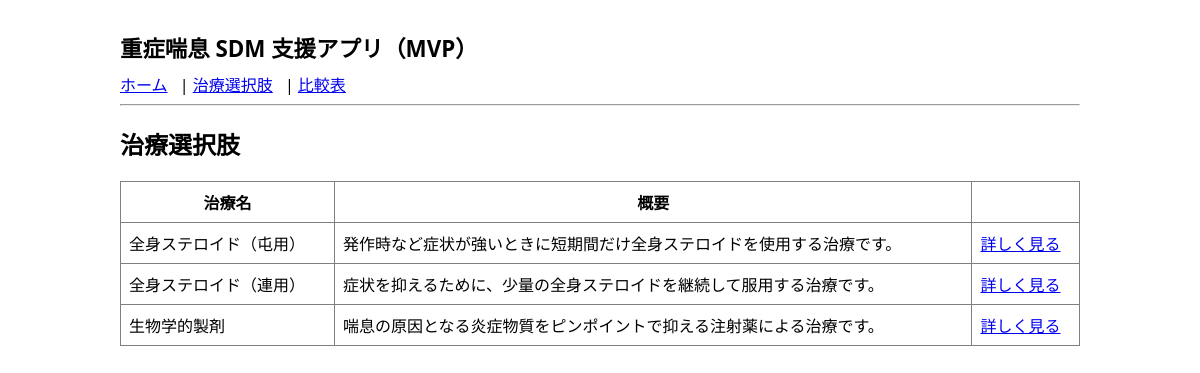
Screenshot of /treatments with the database file from the repository.
### app.py (models this page shows)
class TreatmentOption(db.Model):
    __tablename__ = "treatment_options"
    id = db.Column(db.Integer, primary_key=True)
    name = db.Column(db.String(100), nullable=False)
    brief_description = db.Column(db.Text, nullable=False)
    details = db.relationship("TreatmentDetail", backref="treatment", lazy=True)
    questions = db.relationship("UnderstandingQuestion", backref="treatment", lazy=True)

### app.py (the view)
@app.route("/treatments")
def treatments():
    options = TreatmentOption.query.all()
    return render_template("treatments.html", options=options)

### templates/treatments.html
{% extends "base.html" %}
{% block content %}
<h2>治療選択肢</h2>
<table border="1" cellpadding="4">
  <tr>
    <th>治療名</th>
    <th>概要</th>
    <th></th>
  </tr>
  {% for t in options %}
  <tr>
    <td>{{ t.name }}</td>
    <td>{{ t.brief_description }}</td>
    <td><a href="{{ url_for('treatment_detail', treatment_id=t.id) }}">詳しく見る</a></td>
  </tr>
  {% endfor %}
</table>
{% endblock %}

### static/style.css (style rules this page uses)
body { font-family: system-ui, sans-serif; max-width: 960px; margin: 0 auto; padding: 1rem; }
table { border-collapse: collapse; width: 100%; }
th, td { padding: 0.5rem; vertical-align: top; }

### rows the page displays
TreatmentOption: name "全身ステロイド（屯用）", brief_description "発作時など症状が強いときに短期間だけ全身ステロイドを使用する治療です。"
TreatmentOption: name "全身ステロイド（連用）", brief_description "症状を抑えるために、少量の全身ステロイドを継続して服用する治療です。"
TreatmentOption: name "生物学的製剤", brief_description "喘息の原因となる炎症物質をピンポイントで抑える注射薬による治療です。"
